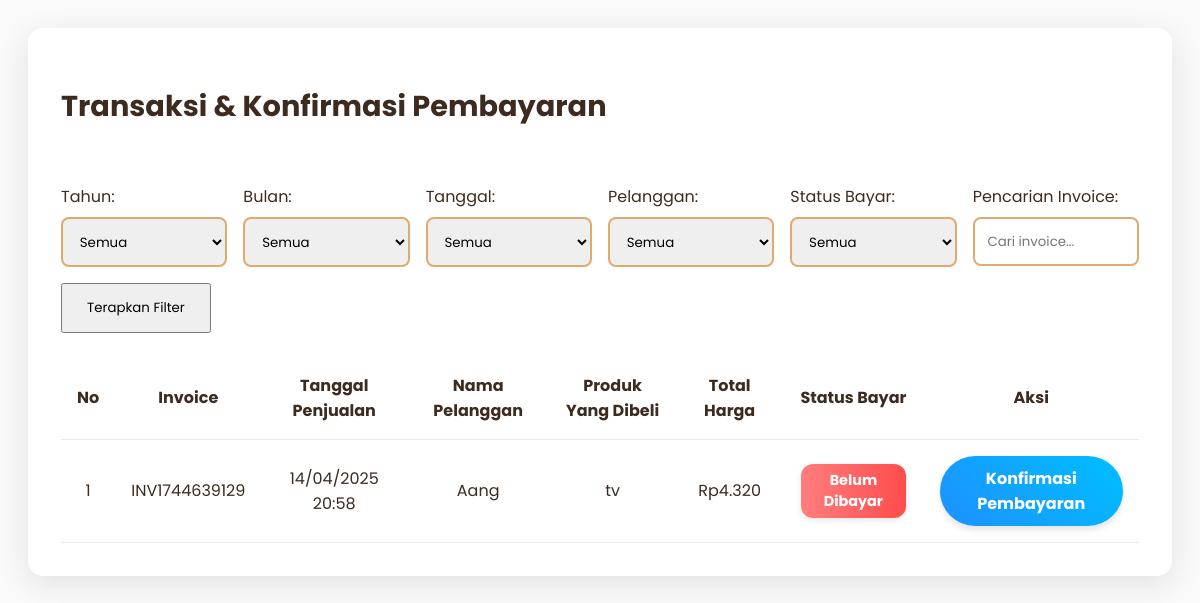
Before: /admin/transaksi/transaksi.php with the older database file.
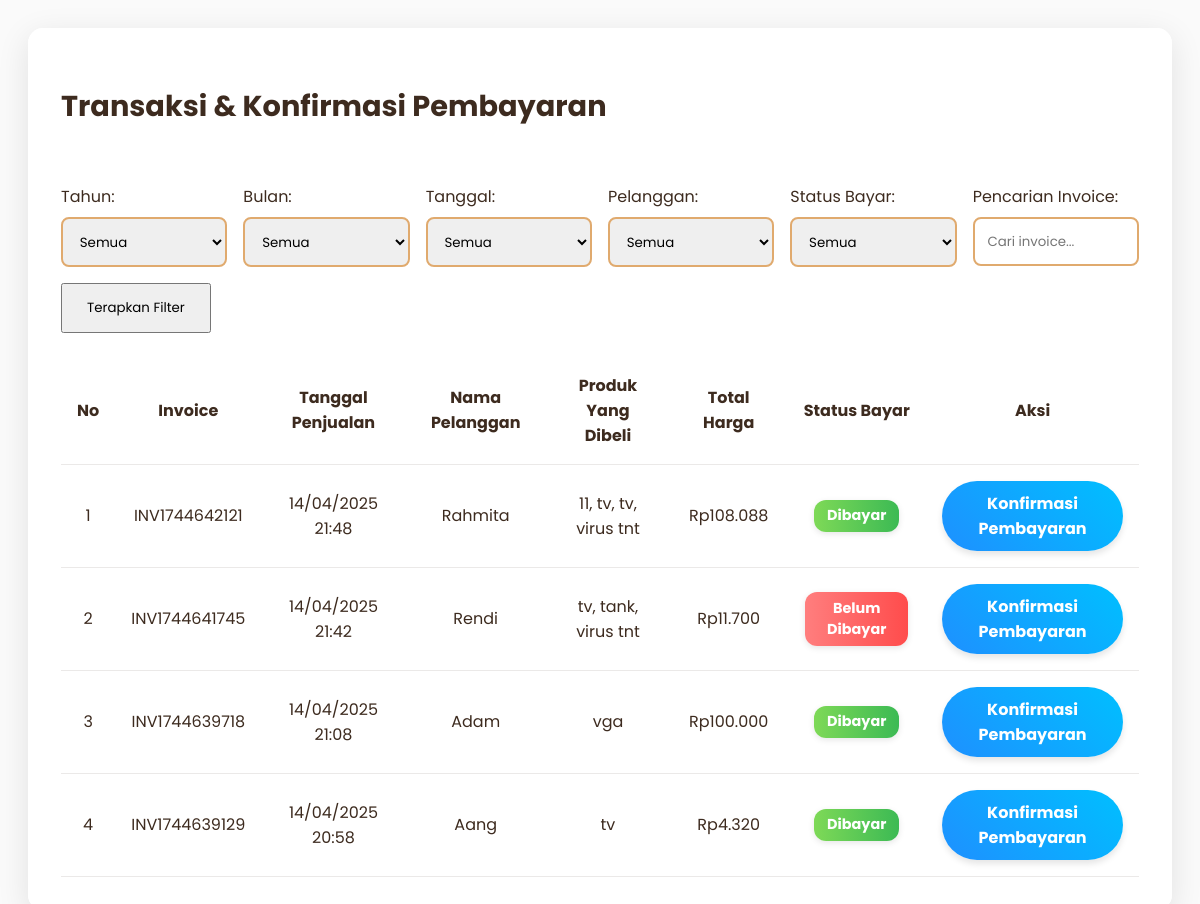
After: the same page with the newer database file.
### tables this page shows
CREATE TABLE `penjualan` (
  `PenjualanID` int(10) NOT NULL,
  `TanggalPenjualan` datetime DEFAULT NULL,
  `tgl_bayar` datetime DEFAULT NULL,
  `PelangganID` int(10) DEFAULT NULL,
  `status_bayar` enum('belum dibayar','dibayar') NOT NULL DEFAULT 'belum dibayar',
  `invoice` varchar(50) NOT NULL,
  `diskon` decimal(5,2) DEFAULT NULL,
  `pajak` decimal(5,2) DEFAULT NULL,
  `updated_at` datetime DEFAULT current_timestamp() ON UPDATE current_timestamp()
);

CREATE TABLE `pelanggan` (
  `PelangganID` int(10) NOT NULL,
  `NamaPelanggan` varchar(255) DEFAULT NULL,
  `Alamat` text DEFAULT NULL,
  `NomorTelepon` varchar(20) DEFAULT NULL,
  `jk` enum('Laki_Laki','Perempuan') NOT NULL
);

### admin/transaksi/transaksi.php (the view, shortened to what the changed rows need)
<?php
$koneksi = new mysqli("localhost", "root", "", "kasir_reddra");
$where_conditions = [];
$params = [];
$param_types = "";
$where_clause = (count($where_conditions) > 0) ? "WHERE " . implode(" AND ", $where_conditions) : "";
$results_per_page = 5;
$page = isset($_GET['page']) ? intval($_GET['page']) : 1;
$page = ($page < 1) ? 1 : $page;
$start_from = ($page - 1) * $results_per_page;
$query = "SELECT
            p.PenjualanID,
            p.invoice,
            p.TanggalPenjualan,
            pel.NamaPelanggan,
            p.status_bayar,
            IFNULL(MAX(dp.total_harga), 0) AS Total_Harga,
            GROUP_CONCAT(prod.NamaProduk SEPARATOR ', ') AS Produk_Dibeli
          FROM penjualan p
          LEFT JOIN pelanggan pel ON p.PelangganID = pel.PelangganID
          LEFT JOIN detailpenjualan dp ON p.PenjualanID = dp.PenjualanID
          LEFT JOIN produk prod ON dp.ProdukID = prod.ProdukID
          $where_clause
          GROUP BY p.PenjualanID
          ORDER BY p.PenjualanID DESC
          LIMIT ?, ?";
$params_for_query = $params;
$params_for_query[] = $start_from;
$params_for_query[] = $results_per_page;
$param_types_for_query = $param_types . "ii";
$stmt = $koneksi->prepare($query);
if ($stmt) {
    if ($params_for_query) {
        $stmt->bind_param($param_types_for_query, ...$params_for_query);
    }
    $stmt->execute();
    $result = $stmt->get_result();
} else {
    die("Query error: " . $koneksi->error);
}
?>
<!DOCTYPE html>
<html lang="id">
<head>
    <link rel="stylesheet" href="https://cdnjs.cloudflare.com/ajax/libs/font-awesome/6.4.0/css/all.min.css">
    <link rel="stylesheet" href="https://cdn.jsdelivr.net/npm/sweetalert2@11/dist/sweetalert2.min.css">
</head>
<body>
    <div class="glass-panel">
        <div class="header">
            <h2 class="page-title">Transaksi & Konfirmasi Pembayaran</h2>
        </div>
        <table class="data-table">
            <thead>
                <tr>
                    <th>No</th>
                    <th>Invoice</th>
                    <th>Tanggal Penjualan</th>
                    <th>Nama Pelanggan</th>
                    <th>Produk Yang Dibeli</th>
                    <th>Total Harga</th>
                    <th>Status Bayar</th>
                    <th>Aksi</th>
                </tr>
            </thead>
            <tbody id="tableBody">
                <?php if ($result && $result->num_rows > 0): ?>
                <?php $no = 1 + (($page - 1) * $results_per_page); ?>
                <?php while ($row = $result->fetch_assoc()): ?>
                <tr>
                    <td><?= $no++ ?></td>
                    <td><?= htmlspecialchars($row['invoice']) ?></td>
                    <td><?= date('d/m/Y H:i', strtotime($row['TanggalPenjualan'])) ?></td>
                    <td><?= htmlspecialchars($row['NamaPelanggan'] ?? 'Umum') ?></td>
                    <td><?= htmlspecialchars($row['Produk_Dibeli']) ?></td>
                    <td>Rp<?= number_format($row['Total_Harga'], 0, ',', '.') ?></td>
                    <td>
                        <?php if ($row['status_bayar'] == 'belum dibayar'): ?>
                        <span class="badge status-belum"><?= htmlspecialchars($row['status_bayar']) ?></span>
                        <?php else: ?>
                        <span class="badge status-dibayar"><?= htmlspecialchars($row['status_bayar']) ?></span>
                        <?php endif; ?>
                    </td>
                    <td>
                        <a href="konfirmasi.php?id=<?= $row['PenjualanID'] ?>" class="btn-konfirmasi">Konfirmasi
                            Pembayaran</a>
                    </td>
                </tr>
                <?php endwhile; ?>
                <?php else: ?>
                <tr>
                    <td colspan="8" style="text-align:center; padding:2rem;">Tidak ada data transaksi</td>
                </tr>
                <?php endif; ?>
            </tbody>
        </table>
    </div>
</body>
</html>

Changed rows visible on the page:
added penjualan: invoice "INV1744642121", TanggalPenjualan "14/04/2025 21:48", PelangganID.NamaPelanggan "Rahmita", Produk_Dibeli "11, tv, tv, virus tnt", Total_Harga "108.088", status_bayar "Dibayar"
added penjualan: invoice "INV1744641745", TanggalPenjualan "14/04/2025 21:42", PelangganID.NamaPelanggan "Rendi", Produk_Dibeli "tv, tank, virus tnt", Total_Harga "11.700", status_bayar "Belum Dibayar"
added penjualan: invoice "INV1744639718", TanggalPenjualan "14/04/2025 21:08", PelangganID.NamaPelanggan "Adam", Produk_Dibeli "vga", Total_Harga "100.000", status_bayar "Dibayar"
changed penjualan "INV1744639129": status_bayar "Belum Dibayar" → "Dibayar"
